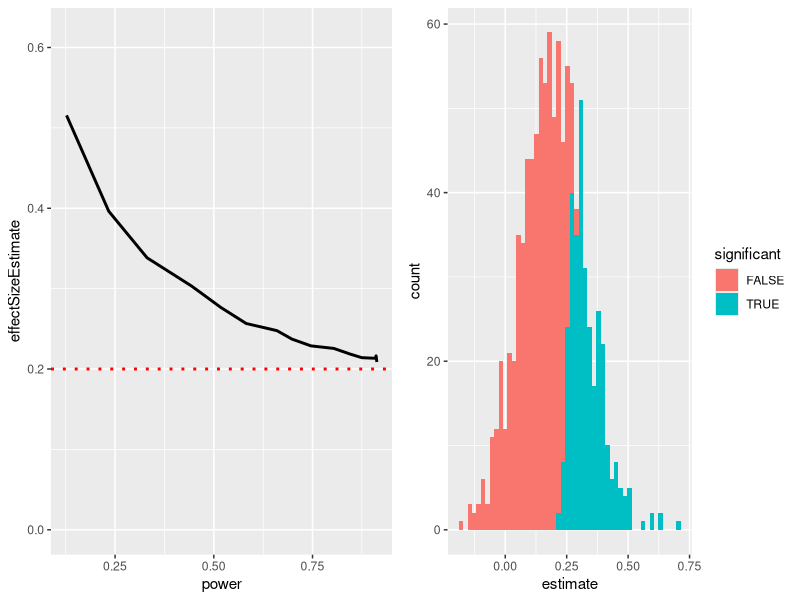

The R source for this figure:
## ---- chunk 1
library(tidyverse)
library(cowplot)

trueEffectSize=0.2
dfCurse=data.frame(sampSize=seq(20,300,20)) %>%
  mutate(effectSize=trueEffectSize,
         alpha=0.05)
simCurse = function(df,nruns=1000){
  sigResults=0
  sigEffects=c()
  for (i in 1:nruns){
    tmpData=rnorm(df$sampSize,mean=df$effectSize,sd=1)
    ttestResult=t.test(tmpData)
    if (ttestResult$p.value<df$alpha){
      sigResults = sigResults + 1
      sigEffects=c(sigEffects,ttestResult$estimate)
    }
  }
  df$power=sigResults/nruns
  df$effectSizeEstimate=mean(sigEffects)
  return(df)
}
dfCurse = dfCurse %>% group_by(sampSize) %>% do(simCurse(.))
p1 <- ggplot(dfCurse,aes(power,effectSizeEstimate)) +
  geom_line(size=1) +
  ylim(0,max(dfCurse$effectSizeEstimate)*1.2) +
  geom_hline(yintercept = trueEffectSize,size=1,linetype='dotted',color='red')
# single
sampSize=60
effectSize=0.2
nruns=1000
alpha=0.05
df=data.frame(idx=seq(1,nruns)) %>%
  mutate(pval=NA,
         estimate=NA)
for (i in 1:nruns){
  tmpData=rnorm(sampSize,mean=effectSize,sd=1)
  ttestResult=t.test(tmpData)
  df$pval[i]=ttestResult$p.value
  df$estimate[i]=ttestResult$estimate
}
df = df %>%
  mutate(significant=pval<alpha) %>%
  group_by(significant)
power=mean(df$pval<alpha)
meanSigEffect=mean(df$estimate[df$pval<alpha])
meanTrueEffect=mean(df$estimate)
p2 <- ggplot(df,aes(estimate,fill=significant)) + 
  geom_histogram(bins=50)
plot_grid(p1, p2)
